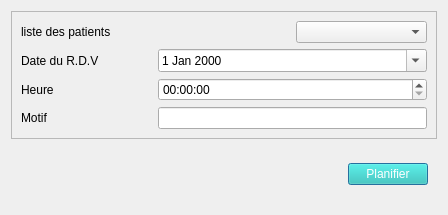
<?xml version="1.0" encoding="UTF-8"?>
<ui version="4.0">
 <class>Dialog</class>
 <widget class="QDialog" name="Dialog">
  <property name="windowModality">
   <enum>Qt::ApplicationModal</enum>
  </property>
  <property name="geometry">
   <rect>
    <x>0</x>
    <y>0</y>
    <width>448</width>
    <height>215</height>
   </rect>
  </property>
  <property name="windowTitle">
   <string>Dialog</string>
  </property>
  <layout class="QVBoxLayout" name="verticalLayout">
   <item>
    <widget class="QFrame" name="frame">
     <property name="frameShape">
      <enum>QFrame::StyledPanel</enum>
     </property>
     <property name="frameShadow">
      <enum>QFrame::Raised</enum>
     </property>
     <layout class="QGridLayout" name="gridLayout">
      <item row="2" column="0">
       <widget class="QLabel" name="label_3">
        <property name="text">
         <string>Heure</string>
        </property>
       </widget>
      </item>
      <item row="0" column="2">
       <widget class="QComboBox" name="liste_patient"/>
      </item>
      <item row="1" column="1" colspan="2">
       <widget class="QDateEdit" name="date_rdv">
        <property name="calendarPopup">
         <bool>true</bool>
        </property>
       </widget>
      </item>
      <item row="2" column="1" colspan="2">
       <widget class="QTimeEdit" name="rdv_t"/>
      </item>
      <item row="1" column="0">
       <widget class="QLabel" name="label_2">
        <property name="text">
         <string>Date du R.D.V</string>
        </property>
       </widget>
      </item>
      <item row="0" column="0" colspan="2">
       <widget class="QLabel" name="label">
        <property name="text">
         <string>liste des patients</string>
        </property>
       </widget>
      </item>
      <item row="3" column="0">
       <widget class="QLabel" name="label_4">
        <property name="text">
         <string>Motif</string>
        </property>
       </widget>
      </item>
      <item row="3" column="1" colspan="2">
       <widget class="QLineEdit" name="motif"/>
      </item>
     </layout>
    </widget>
   </item>
   <item>
    <widget class="QWidget" name="widget" native="true">
     <layout class="QHBoxLayout" name="horizontalLayout">
      <item>
       <spacer name="horizontalSpacer">
        <property name="orientation">
         <enum>Qt::Horizontal</enum>
        </property>
        <property name="sizeHint" stdset="0">
         <size>
          <width>368</width>
          <height>20</height>
         </size>
        </property>
       </spacer>
      </item>
      <item>
       <widget class="QPushButton" name="planifier_rdv">
        <property name="styleSheet">
         <string notr="true">background-color: rgb(34, 199, 184);
color: rgb(255, 255, 255);

</string>
        </property>
        <property name="text">
         <string>Planifier</string>
        </property>
       </widget>
      </item>
     </layout>
    </widget>
   </item>
  </layout>
 </widget>
 <resources/>
 <connections/>
</ui>
